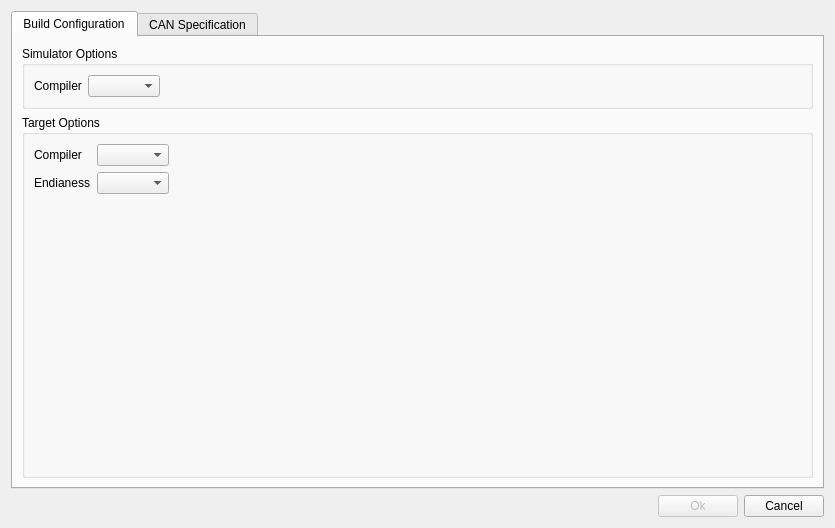
<?xml version="1.0" encoding="UTF-8"?>
<ui version="4.0">
 <class>ProjectPropertiesDialog</class>
 <widget class="QDialog" name="ProjectPropertiesDialog">
  <property name="windowModality">
   <enum>Qt::ApplicationModal</enum>
  </property>
  <property name="geometry">
   <rect>
    <x>0</x>
    <y>0</y>
    <width>835</width>
    <height>528</height>
   </rect>
  </property>
  <property name="windowTitle">
   <string>Project Properties</string>
  </property>
  <layout class="QGridLayout" name="gridLayout">
   <item row="1" column="0">
    <layout class="QHBoxLayout" name="buttonLayout">
     <item>
      <spacer name="horizontalSpacer_4">
       <property name="orientation">
        <enum>Qt::Horizontal</enum>
       </property>
       <property name="sizeHint" stdset="0">
        <size>
         <width>40</width>
         <height>20</height>
        </size>
       </property>
      </spacer>
     </item>
     <item>
      <widget class="QPushButton" name="okButton">
       <property name="enabled">
        <bool>false</bool>
       </property>
       <property name="text">
        <string>Ok</string>
       </property>
      </widget>
     </item>
     <item>
      <widget class="QPushButton" name="cancelButton">
       <property name="text">
        <string>Cancel</string>
       </property>
      </widget>
     </item>
    </layout>
   </item>
   <item row="0" column="0">
    <widget class="QTabWidget" name="ProjectPropertiesTabWidget">
     <property name="currentIndex">
      <number>0</number>
     </property>
     <widget class="QWidget" name="BuildConfigurationTab">
      <attribute name="title">
       <string>Build Configuration</string>
      </attribute>
      <layout class="QVBoxLayout" name="verticalLayout" stretch="0,1">
       <item>
        <widget class="QGroupBox" name="simulatorGroupBox">
         <property name="title">
          <string>Simulator Options</string>
         </property>
         <layout class="QFormLayout" name="formLayout">
          <item row="0" column="1">
           <layout class="QHBoxLayout" name="simulatorCompilerValueLayout">
            <item>
             <widget class="QComboBox" name="simulatorCompilerComboBox"/>
            </item>
            <item>
             <spacer name="horizontalSpacer">
              <property name="orientation">
               <enum>Qt::Horizontal</enum>
              </property>
              <property name="sizeHint" stdset="0">
               <size>
                <width>40</width>
                <height>20</height>
               </size>
              </property>
             </spacer>
            </item>
           </layout>
          </item>
          <item row="0" column="0">
           <widget class="QLabel" name="simulatorCompilerLabel">
            <property name="text">
             <string>Compiler</string>
            </property>
           </widget>
          </item>
         </layout>
        </widget>
       </item>
       <item>
        <widget class="QGroupBox" name="targetGroupBox">
         <property name="title">
          <string>Target Options</string>
         </property>
         <layout class="QFormLayout" name="formLayout_2">
          <item row="0" column="0">
           <widget class="QLabel" name="targetCompilerLabel">
            <property name="text">
             <string>Compiler</string>
            </property>
           </widget>
          </item>
          <item row="0" column="1">
           <layout class="QHBoxLayout" name="targetCompilerValueLayout">
            <item>
             <widget class="QComboBox" name="targetCompilerComboBox"/>
            </item>
            <item>
             <spacer name="horizontalSpacer_2">
              <property name="orientation">
               <enum>Qt::Horizontal</enum>
              </property>
              <property name="sizeHint" stdset="0">
               <size>
                <width>40</width>
                <height>20</height>
               </size>
              </property>
             </spacer>
            </item>
           </layout>
          </item>
          <item row="1" column="0">
           <widget class="QLabel" name="endiannessLabel">
            <property name="text">
             <string>Endianess</string>
            </property>
           </widget>
          </item>
          <item row="1" column="1">
           <layout class="QHBoxLayout" name="horizontalLayout">
            <item>
             <widget class="QComboBox" name="targetEndianessComboBox"/>
            </item>
            <item>
             <spacer name="horizontalSpacer_3">
              <property name="orientation">
               <enum>Qt::Horizontal</enum>
              </property>
              <property name="sizeHint" stdset="0">
               <size>
                <width>40</width>
                <height>20</height>
               </size>
              </property>
             </spacer>
            </item>
           </layout>
          </item>
         </layout>
        </widget>
       </item>
      </layout>
     </widget>
     <widget class="QWidget" name="CANSpecificationTab">
      <attribute name="title">
       <string>CAN Specification</string>
      </attribute>
      <widget class="QWidget" name="verticalLayoutWidget">
       <property name="geometry">
        <rect>
         <x>0</x>
         <y>0</y>
         <width>801</width>
         <height>441</height>
        </rect>
       </property>
       <layout class="QVBoxLayout" name="canVerticalLayout">
        <item>
         <layout class="QHBoxLayout" name="canHorizontalLayout">
          <item>
           <widget class="QLineEdit" name="canPathLineEdit"/>
          </item>
          <item>
           <widget class="QPushButton" name="changeCanSpecButton">
            <property name="text">
             <string>Change/Update</string>
            </property>
           </widget>
          </item>
         </layout>
        </item>
        <item>
         <widget class="QTextBrowser" name="canChangeSummaryTextBrowser"/>
        </item>
        <item>
         <widget class="QPushButton" name="canCopyToClipboardButton">
          <property name="enabled">
           <bool>false</bool>
          </property>
          <property name="text">
           <string>Copy to clipboard</string>
          </property>
         </widget>
        </item>
       </layout>
      </widget>
     </widget>
    </widget>
   </item>
  </layout>
 </widget>
 <resources/>
 <connections/>
</ui>
